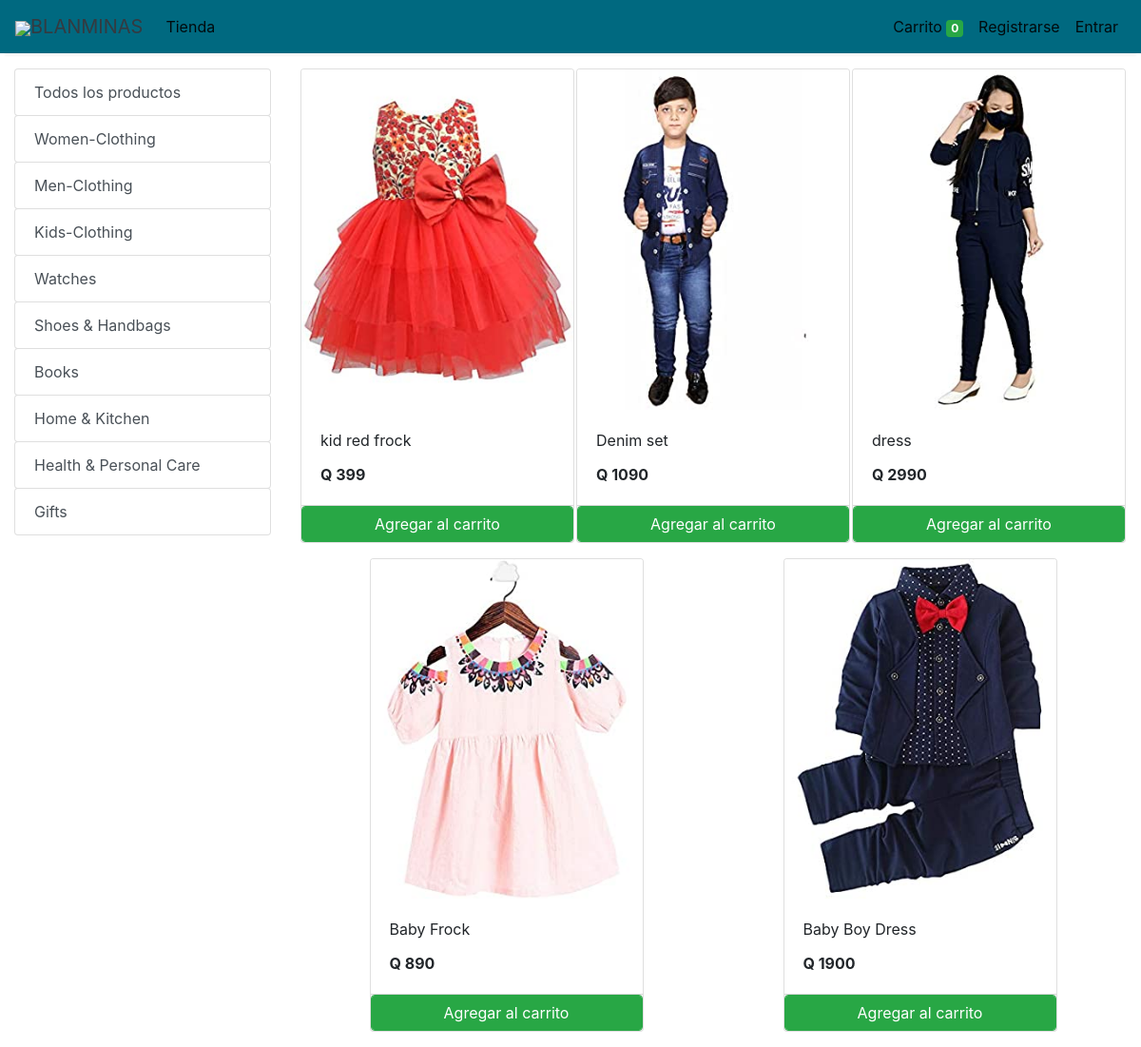
Page /store?category=24 on the earlier database version.
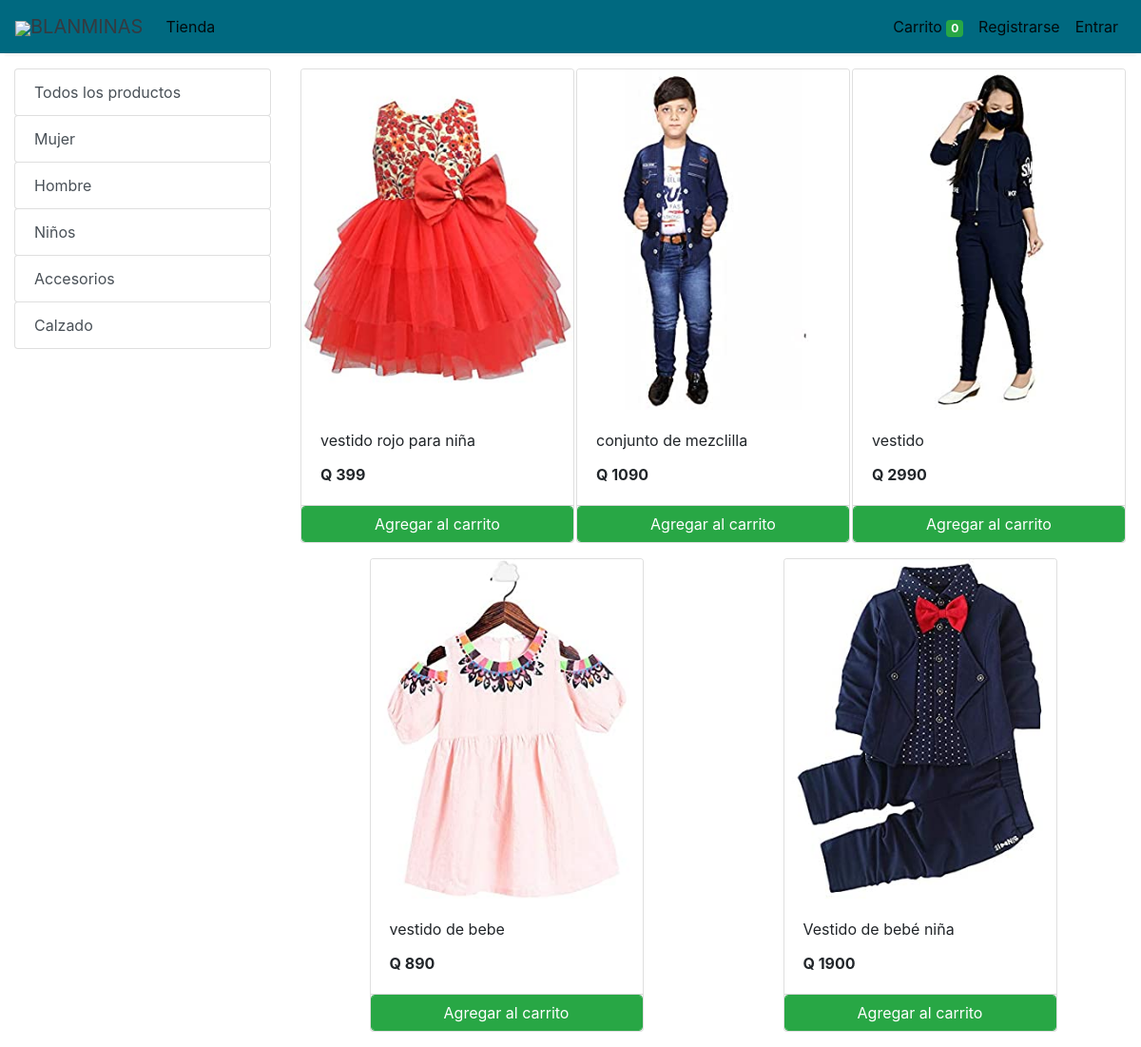
Same page on the later database version.
### store/models/category.py (models this page shows, shortened)
class Category(models.Model):
    name= models.CharField(max_length=50)
    @staticmethod
    def get_all_categories():
        return Category.objects.all()

### store/models/product.py (models this page shows, shortened)
class Products(models.Model):
    name = models.CharField(max_length=60)
    price= models.IntegerField(default=0)
    category= models.ForeignKey(Category,on_delete=models.CASCADE,default=1 )
    description= models.CharField(max_length=250, default='', blank=True, null= True)
    stock = models.IntegerField(default=0, verbose_name='Stock')
    image= models.ImageField(upload_to='uploads/products/')
    @staticmethod
    def get_all_products_by_categoryid(category_id):
        if category_id:
            return Products.objects.filter (category=category_id)
        else:
            return Products.get_all_products();

### store/views/home.py (the view)
# urls.py: path('' , include('store.urls'))
def store(request):
    cart = request.session.get('cart')
    if not cart:
        request.session['cart'] = {}
    products = None
    categories = Category.get_all_categories()
    categoryID = request.GET.get('category')
    if categoryID:
        products = Products.get_all_products_by_categoryid(categoryID)
    else:
        products = Products.get_all_products();
    data = {}
    data['products'] = products
    data['categories'] = categories
    print('you are : ', request.session.get('email'))
    return render(request, 'index.html', data)

### store/templatetags/cart.py (called while the page is built)
@register.filter (name='is_in_cart')
def is_in_cart(product, cart):
    keys = cart.keys ()
    for id in keys:
        if int (id) == product.id:
            return True
    return False;

### store/templatetags/custom_filter.py (called while the page is built)
@register.filter(name='currency')
def currency(number):
    return "Q "+str(number)

### store/templates/index.html (shortened to what this page needs)
{% extends 'base.html' %}
{% block content %}
{% load cart %}
{% load custom_filter %}
<div class="container-fluid mt-3">
	<div class="row">
		<div class="col-lg-3 mx-auto">
			<div class="list-group">
				<a href="/" class="list-group-item list-group-item-action btn btn-outline-success">Todos los productos</a>
				{% for category in categories %}
				<a href="/?category={{category.id}}"
					class="list-group-item list-group-item-action btn btn-outline-success ">{{category.name}}</a>
				{% endfor %}
			</div>
		</div>
		<div id='products' class="col-lg-9 mx-auto">
			<div class="row mx-auto">
				{% for product in products %}
				<div class="card mx-auto mb-3" id={{product.id}} style="width: 18rem;">
					<img class="card-img-top" src="{{product.image.url}}" alt="Card image cap">
					<div class="card-body">
						<p class="card-title">{{product.name}}</p>
						<p class="card-text"><b>{{product.price|currency}}</b></p>
					</div>
					<div class="card-footer p-0 no-gutters">
						{% if product|is_in_cart:request.session.cart %}
						<div class="row no-gutters">
							<form action="/#{{product.id}}" class="col-2 " method="post">
								{% csrf_token %}
								<input hidden type="text" name='product' value='{{product.id}}'>
								<input hidden type="text" name='remove' value='True'>
								<input type="submit" value=" - " class="btn btn-block btn-success border-right">
							</form>
							<div class="text-center col btn btn-success">{{product|cart_quantity:request.session.cart}} En el carrito</div>
							<form action="/#{{product.id}}" class="col-2 " method="post">
								{% csrf_token %}
								<input hidden type="text" name='product' value='{{product.id}}'>
								<input type="submit" value=" + " class="btn btn-block btn-success border-left">
							</form>
						</div>
						{% else %}
						<form action="/#{{product.id}}" method="POST" class="btn-block">
							<input type="submit" class="float-right btn btn-success form-control"
								value="Agregar al carrito">
						</form>
						{% endif %}
					</div>
				</div>
				{% endfor %}
			</div>
		</div>
	</div>
</div>
{% endblock %}

Differences in the rows shown:
removed Category: name "Books"
removed Category: name "Home & Kitchen"
removed Category: name "Health & Personal Care"
removed Category: name "Gifts"
changed Category: name "Women-Clothing" → "Mujer"
changed Category: name "Men-Clothing" → "Hombre"
changed Category: name "Kids-Clothing" → "Niños"
changed Category: name "Watches" → "Accesorios"
changed Category: name "Shoes & Handbags" → "Calzado"
changed Products: name "kid red frock" → "vestido rojo para niña"
changed Products: name "Denim set" → "conjunto de mezclilla"
changed Products: name "dress" → "vestido"
changed Products: name "Baby Frock" → "vestido de bebe"
changed Products: name "Baby Boy Dress" → "Vestido de bebé niña"
